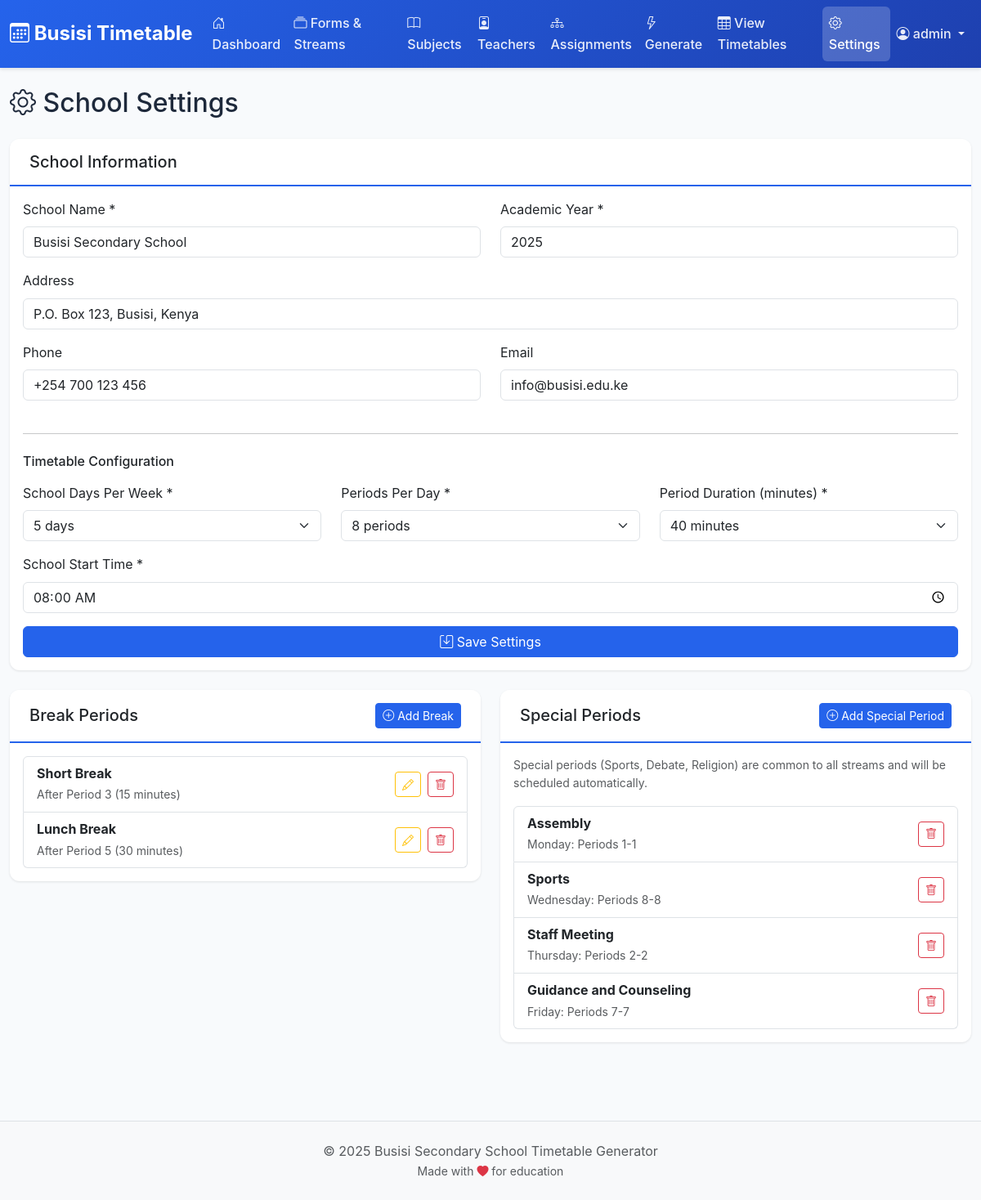
Page /admin/settings.php (signed in) on the committed database.
### tables this page shows
CREATE TABLE IF NOT EXISTS `break_periods` (
  `id` int(11) NOT NULL AUTO_INCREMENT,
  `name` varchar(50) NOT NULL,
  `period_number` int(11) NOT NULL,
  `duration_minutes` int(11) DEFAULT 15,
  `created_at` timestamp NOT NULL DEFAULT CURRENT_TIMESTAMP,
  PRIMARY KEY (`id`)
);

CREATE TABLE IF NOT EXISTS `special_periods` (
  `id` int(11) NOT NULL AUTO_INCREMENT,
  `name` varchar(100) NOT NULL,
  `day_of_week` int(11) NOT NULL COMMENT '1=Monday, 5=Friday, 7=Sunday',
  `start_period` int(11) NOT NULL,
  `end_period` int(11) NOT NULL,
  `is_active` tinyint(1) DEFAULT 1,
  `created_at` timestamp NOT NULL DEFAULT CURRENT_TIMESTAMP,
  PRIMARY KEY (`id`)
);

### includes/functions.php (called while the page is built, shortened)
<?php
function getSetting($key, $default = '') {
    $db = getDB();
    $stmt = $db->prepare("SELECT setting_value FROM school_settings WHERE setting_key = ?");
    $stmt->execute([$key]);
    $result = $stmt->fetch();
    return $result ? $result['setting_value'] : $default;
}
function getAllSpecialPeriods() {
    $db = getDB();
    $stmt = $db->query("SELECT * FROM special_periods ORDER BY day_of_week, start_period");
    return $stmt->fetchAll();
}
function getAllBreakPeriods() {
    $db = getDB();
    $stmt = $db->query("SELECT * FROM break_periods ORDER BY period_number");
    return $stmt->fetchAll();
}
function getDayName($dayNumber) {
    $days = ['', 'Monday', 'Tuesday', 'Wednesday', 'Thursday', 'Friday', 'Saturday', 'Sunday'];
    return $days[$dayNumber] ?? 'Unknown';
}

### admin/settings.php (the view, shortened to what this page needs)
<?php
require_once '../includes/functions.php';
$schoolSettings = [
    'school_name' => getSetting('school_name', 'Busisi Secondary School'),
    'school_address' => getSetting('school_address', ''),
    'school_phone' => getSetting('school_phone', ''),
    'school_email' => getSetting('school_email', ''),
    'school_days' => getSetting('school_days', '5'),
    'periods_per_day' => getSetting('periods_per_day', '8'),
    'period_duration' => getSetting('period_duration', '40'),
    'school_start_time' => getSetting('school_start_time', '08:00'),
    'academic_year' => getSetting('academic_year', date('Y')),
];
$breakPeriods = getAllBreakPeriods();
$specialPeriods = getAllSpecialPeriods();
?>
<?php require_once '../includes/header.php'; ?>
<div class="row">
    <div class="col-12">
        <h2 class="mb-4">
            <i class="bi bi-gear"></i> School Settings
        </h2>
    </div>
</div>
<div class="row mb-4">
    <div class="col-12">
        <div class="card">
            <div class="card-header">
                <h5 class="mb-0">School Information</h5>
            </div>
            <div class="card-body">
                <form method="POST">
                    <div class="row">
                        <div class="col-md-6 mb-3">
                            <label for="schoolName" class="form-label">School Name *</label>
                            <input type="text" class="form-control" id="schoolName" name="school_name"
                                   value="<?php echo htmlspecialchars($schoolSettings['school_name']); ?>" required>
                        </div>
                        <div class="col-md-6 mb-3">
                            <label for="academicYear" class="form-label">Academic Year *</label>
                            <input type="text" class="form-control" id="academicYear" name="academic_year"
                                   value="<?php echo htmlspecialchars($schoolSettings['academic_year']); ?>" required>
                        </div>
                    </div>
                    <div class="mb-3">
                        <label for="schoolAddress" class="form-label">Address</label>
                        <input type="text" class="form-control" id="schoolAddress" name="school_address"
                               value="<?php echo htmlspecialchars($schoolSettings['school_address']); ?>">
                    </div>
                    <div class="row">
                        <div class="col-md-6 mb-3">
                            <label for="schoolPhone" class="form-label">Phone</label>
                            <input type="tel" class="form-control" id="schoolPhone" name="school_phone"
                                   value="<?php echo htmlspecialchars($schoolSettings['school_phone']); ?>">
                        </div>
                        <div class="col-md-6 mb-3">
                            <label for="schoolEmail" class="form-label">Email</label>
                            <input type="email" class="form-control" id="schoolEmail" name="school_email"
                                   value="<?php echo htmlspecialchars($schoolSettings['school_email']); ?>">
                        </div>
                    </div>
                    <hr class="my-4">
                    <h6 class="mb-3">Timetable Configuration</h6>
                    <div class="row">
                        <div class="col-md-4 mb-3">
                            <label for="schoolDays" class="form-label">School Days Per Week *</label>
                            <select class="form-select" id="schoolDays" name="school_days" required>
                                <?php for ($i = 5; $i <= 7; $i++): ?>
                                    <option value="<?php echo $i; ?>"
                                            <?php echo $schoolSettings['school_days'] == $i ? 'selected' : ''; ?>>
                                        <?php echo $i; ?> days
                                    </option>
                                <?php endfor; ?>
                            </select>
                        </div>
                        <div class="col-md-4 mb-3">
                            <label for="periodsPerDay" class="form-label">Periods Per Day *</label>
                            <select class="form-select" id="periodsPerDay" name="periods_per_day" required>
                                <?php for ($i = 6; $i <= 12; $i++): ?>
                                    <option value="<?php echo $i; ?>"
                                            <?php echo $schoolSettings['periods_per_day'] == $i ? 'selected' : ''; ?>>
                                        <?php echo $i; ?> periods
                                    </option>
                                <?php endfor; ?>
                            </select>
                        </div>
                        <div class="col-md-4 mb-3">
                            <label for="periodDuration" class="form-label">Period Duration (minutes) *</label>
                            <select class="form-select" id="periodDuration" name="period_duration" required>
                                <?php for ($i = 30; $i <= 60; $i += 5): ?>
                                    <option value="<?php echo $i; ?>"
                                            <?php echo $schoolSettings['period_duration'] == $i ? 'selected' : ''; ?>>
                                        <?php echo $i; ?> minutes
                                    </option>
                                <?php endfor; ?>
                            </select>
                        </div>
                    </div>
                    <div class="mb-3">
                        <label for="schoolStartTime" class="form-label">School Start Time *</label>
                        <input type="time" class="form-control" id="schoolStartTime" name="school_start_time"
                               value="<?php echo htmlspecialchars($schoolSettings['school_start_time']); ?>" required>
                    </div>
                    <div class="d-grid">
                        <button type="submit" class="btn btn-primary">
                            <i class="bi bi-save"></i> Save Settings
                        </button>
                    </div>
                </form>
            </div>
        </div>
    </div>
</div>
<div class="row mb-4">
    <div class="col-lg-6">
        <div class="card">
            <div class="card-header d-flex justify-content-between align-items-center">
                <h5 class="mb-0">Break Periods</h5>
                <button type="button" class="btn btn-primary btn-sm" data-bs-toggle="modal" data-bs-target="#addBreakModal">
                    <i class="bi bi-plus-circle"></i> Add Break
                </button>
            </div>
            <div class="card-body">
                <?php if (empty($breakPeriods)): ?>
                    <p class="text-muted mb-0">No break periods configured.</p>
                <?php else: ?>
                    <div class="list-group">
                        <?php foreach ($breakPeriods as $break): ?>
                            <div class="list-group-item d-flex justify-content-between align-items-center">
                                <div>
                                    <strong><?php echo htmlspecialchars($break['name']); ?></strong>
                                    <br>
                                    <small class="text-muted">
                                        After Period <?php echo $break['period_number']; ?>
                                        (<?php echo $break['duration_minutes']; ?> minutes)
                                    </small>
                                </div>
                                <div class="d-flex gap-2">
                                    <button type="button" class="btn btn-sm btn-outline-warning" data-bs-toggle="modal"
                                            data-bs-target="#editBreakModal"
                                            data-id="<?php echo $break['id']; ?>"
                                            data-name="<?php echo htmlspecialchars($break['name']); ?>"
                                            data-period="<?php echo $break['period_number']; ?>"
                                            data-duration="<?php echo $break['duration_minutes']; ?>">
                                        <i class="bi bi-pencil"></i>
                                    </button>
                                    <form method="POST" class="d-inline" onsubmit="return confirmDelete()">
                                        <button type="submit" class="btn btn-sm btn-outline-danger">
                                            <i class="bi bi-trash"></i>
                                        </button>
                                    </form>
                                </div>
                            </div>
                        <?php endforeach; ?>
                    </div>
                <?php endif; ?>
            </div>
        </div>
    </div>
    <div class="col-lg-6">
        <div class="card">
            <div class="card-header d-flex justify-content-between align-items-center">
                <h5 class="mb-0">Special Periods</h5>
                <button type="button" class="btn btn-primary btn-sm" data-bs-toggle="modal" data-bs-target="#addSpecialModal">
                    <i class="bi bi-plus-circle"></i> Add Special Period
                </button>
            </div>
            <div class="card-body">
                <p class="text-muted small mb-3">
                    Special periods (Sports, Debate, Religion) are common to all streams and will be scheduled automatically.
                </p>
                <?php if (empty($specialPeriods)): ?>
                    <p class="text-muted mb-0">No special periods configured.</p>
                <?php else: ?>
                    <div class="list-group">
                        <?php foreach ($specialPeriods as $special): ?>
                            <div class="list-group-item d-flex justify-content-between align-items-center">
                                <div>
                                    <strong><?php echo htmlspecialchars($special['name']); ?></strong>
                                    <br>
                                    <small class="text-muted">
                                        <?php echo getDayName($special['day_of_week']); ?>:
                                        Periods <?php echo $special['start_period']; ?>-<?php echo $special['end_period']; ?>
                                    </small>
                                </div>
                                <form method="POST" class="d-inline" onsubmit="return confirmDelete()">
                                    <button type="submit" class="btn btn-sm btn-outline-danger">
                                        <i class="bi bi-trash"></i>
                                    </button>
                                </form>
                            </div>
                        <?php endforeach; ?>
                    </div>
                <?php endif; ?>
            </div>
        </div>
    </div>
</div>
<?php require_once '../includes/footer.php'; ?>

### assets/css/main.css (style rules this page uses)
:root { --primary-color: #2563eb; --secondary-color: #64748b; --success-color: #16a34a; --danger-color: #dc2626; --warning-color: #ea580c; --info-color: #0891b2; --light-color: #f8fafc; --dark-color: #1e293b; }
body { font-family: -apple-system, BlinkMacSystemFont, 'Segoe UI', Roboto, Oxygen, Ubuntu, Cantarell, sans-serif; background-color: var(--light-color); color: var(--dark-color); line-height: 1.6; }
.card { border: none; border-radius: 0.75rem; box-shadow: 0 1px 3px rgba(0,0,0,0.1); transition: all 0.3s; }
.card-header { background-color: #fff; border-bottom: 2px solid var(--primary-color); font-weight: 600; padding: 1rem 1.5rem; border-radius: 0.75rem 0.75rem 0 0 !important; }
.btn-primary { background-color: var(--primary-color); border-color: var(--primary-color); transition: all 0.3s; }

### rows in the picture
break_periods: name "Short Break", period_number "3", duration_minutes "15"
break_periods: name "Lunch Break", period_number "5", duration_minutes "30"
special_periods: name "Assembly", day_of_week "Monday", start_period "1", end_period "1"
special_periods: name "Sports", day_of_week "Wednesday", start_period "8", end_period "8"
special_periods: name "Staff Meeting", day_of_week "Thursday", start_period "2", end_period "2"
special_periods: name "Guidance and Counseling", day_of_week "Friday", start_period "7", end_period "7"

### other values in the picture
$_SESSION['admin_username'] "admin"
form field school_days "5 days"
form field periods_per_day "8 periods"
form field period_duration "40 minutes"
